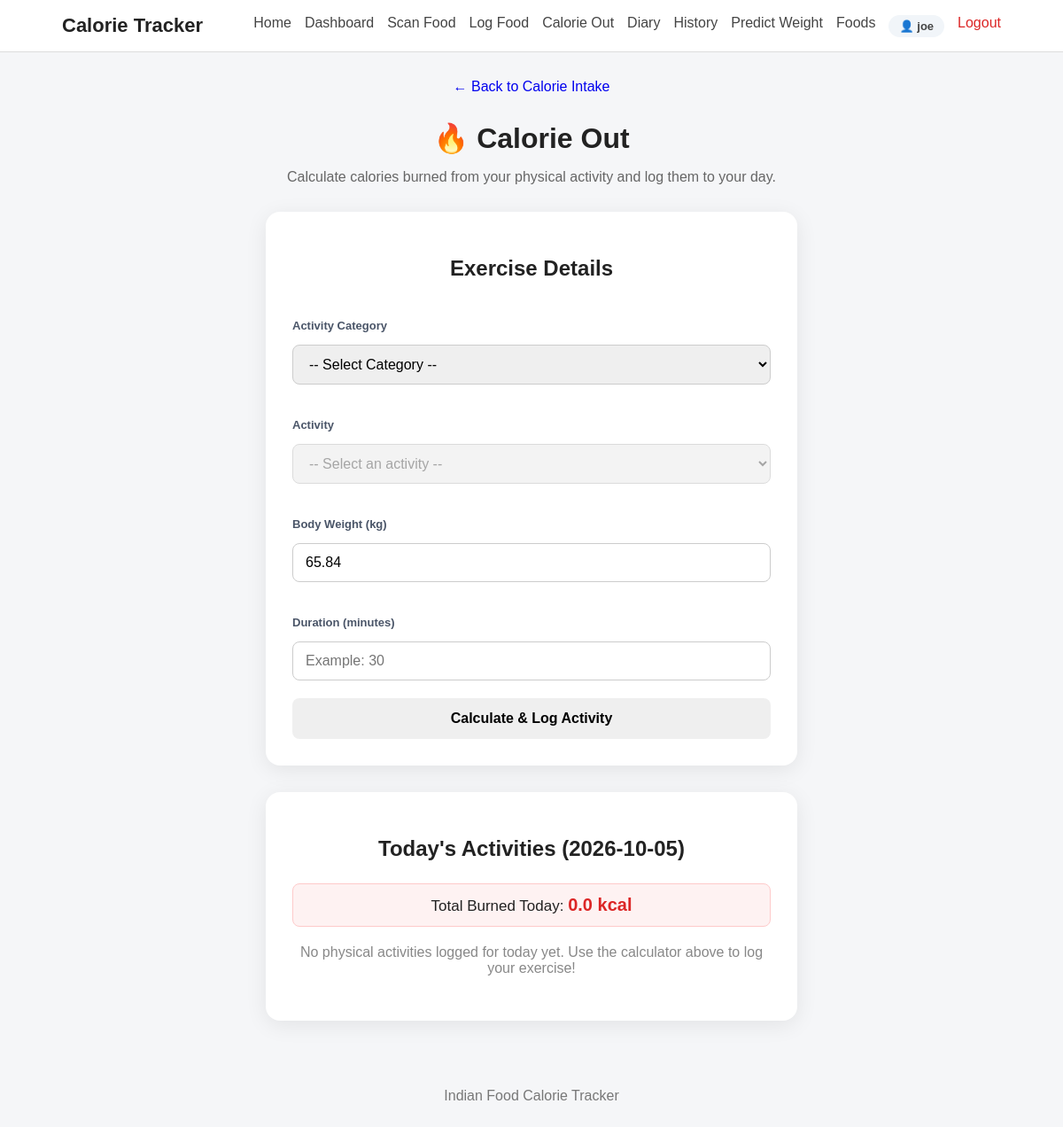
Page /calorie-out (signed in) on the earlier database version.
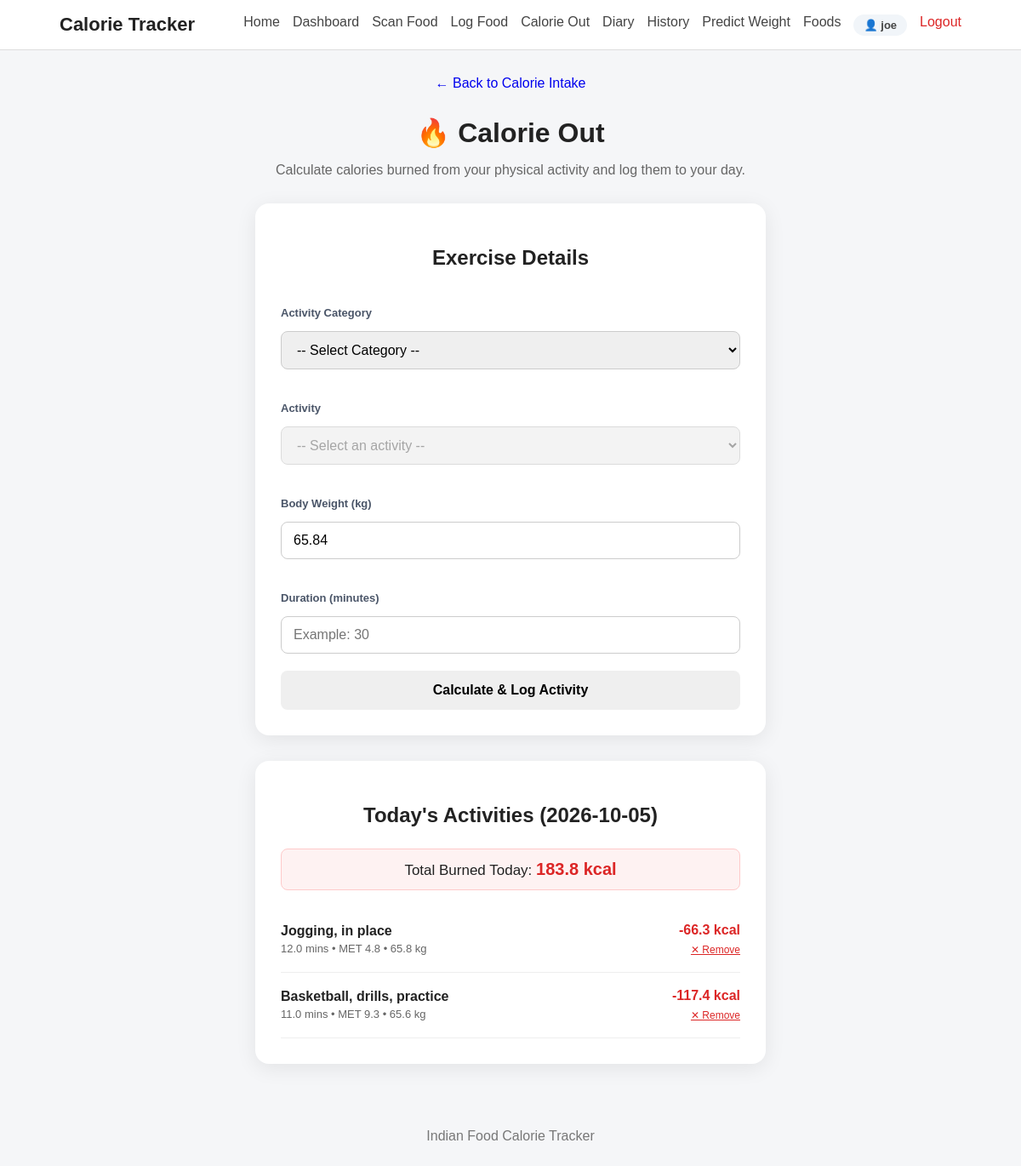
Same page on the later database version.
### tables this page shows
CREATE TABLE calorie_out_records (
            id INTEGER PRIMARY KEY AUTOINCREMENT,
            user_id INTEGER NOT NULL,
            activity TEXT NOT NULL,
            met REAL NOT NULL,
            weight_kg REAL NOT NULL,
            duration_minutes REAL NOT NULL,
            calories_burned REAL NOT NULL,
            recorded_date TEXT NOT NULL,
            created_at TIMESTAMP DEFAULT CURRENT_TIMESTAMP,
            FOREIGN KEY (user_id) REFERENCES users(id) ON DELETE CASCADE
        );

### app.py (the view)
@app.route("/calorie-out", methods=["GET"])
@login_required
def calorie_out():
    user_id = session.get("user_id")
    categories = get_activity_categories()
    latest_w = get_latest_weight(user_id)
    user_weight = latest_w["weight_kg"] if latest_w else None
    today = datetime.now().strftime("%Y-%m-%d")
    today_exercises = get_calorie_out_by_date(user_id, today)
    today_burned = get_calorie_out_total(user_id, today)
    return render_template(
        "calorie_out.html",
        categories=categories,
        user_weight=user_weight,
        today_exercises=today_exercises,
        today_burned=today_burned,
        today=today
    )

### app.py (called while the page is built)
def login_required(view_func):
    @wraps(view_func)
    def wrapped_view(*args, **kwargs):
        if not session.get("user_id"):
            flash("Please log in to access this page.", "error")
            return redirect(url_for("login", next=request.path))
        return view_func(*args, **kwargs)
    return wrapped_view

@app.context_processor
def inject_user():
    user_id = session.get("user_id")
    if user_id:
        user = get_user_by_id(user_id)
        if user:
            return {"current_user": user, "logged_in": True}
    return {"current_user": None, "logged_in": False}

### database.py (called while the page is built)
def get_connection():
    connection = sqlite3.connect(
        DATABASE_PATH
    )
    connection.row_factory = sqlite3.Row
    connection.execute("PRAGMA foreign_keys = ON")
    return connection

def get_user_by_id(user_id):
    connection = get_connection()
    cursor = connection.cursor()
    cursor.execute("SELECT * FROM users WHERE id = ?", (user_id,))
    user = cursor.fetchone()
    connection.close()
    return user

### services/calorie_burn_service.py (called while the page is built)
def get_activity_categories():
    categories = (
        met_data["Actvitiy"]
        .dropna()
        .unique()
        .tolist()
    )
    return sorted(categories)

### templates/calorie_out.html (shortened to what this page needs)
{% extends "base.html" %}
{% block content %}
<div class="page-header">
    <a href="{{ url_for('home') }}" class="back-link">
        ← Back to Calorie Intake
    </a>
    <h1>🔥 Calorie Out</h1>
    <p>
        Calculate calories burned from your physical activity and log them to your day.
    </p>
</div>
<div class="calorie-out-card">
    <h2>Exercise Details</h2>
    <form id="calorieOutForm">
        <div class="form-group">
            <label for="category">Activity Category</label>
            <select id="category" required>
                <option value="">-- Select Category --</option>
            </select>
        </div>
        <div class="form-group">
            <label for="activity">Activity</label>
            <select id="activity" required disabled>
                <option value="">-- Select an activity --</option>
            </select>
        </div>
        <div class="form-group">
            <label for="weight">Body Weight (kg)</label>
            <input
                type="number"
                id="weight"
                min="1"
                max="500"
                step="0.1"
                placeholder="Example: 65"
                value="{{ user_weight if user_weight else '' }}"
                required
            >
        </div>
        <div class="form-group">
            <label for="duration">Duration (minutes)</label>
            <input
                type="number"
                id="duration"
                min="1"
                max="1440"
                step="1"
                placeholder="Example: 30"
                required
            >
        </div>
        <button
            type="submit"
            class="calculate-btn"
            id="calculateBtn"
        >
            Calculate &amp; Log Activity
        </button>
    </form>
</div>
<div class="calorie-out-card" style="margin-top: 30px;">
    <h2>Today's Activities ({{ today }})</h2>
    <div style="text-align: center; margin-bottom: 20px; font-size: 17px; background: #fef2f2; padding: 12px; border-radius: 8px; border: 1px solid #fecaca;">
        Total Burned Today: <strong style="color: #dc2626; font-size: 20px;">{{ "%.1f"|format(today_burned) }} kcal</strong>
    </div>
    {% if today_exercises %}
        <div class="exercises-list">
            {% for ex in today_exercises %}
            <div class="diary-entry" style="align-items: center;">
                <div>
                    <h3 style="margin-bottom: 4px; font-size: 16px;">{{ ex.activity }}</h3>
                    <p style="margin: 0; color: #666; font-size: 13px;">
                        {{ ex.duration_minutes }} mins &bull; MET {{ ex.met }} &bull; {{ ex.weight_kg }} kg
                    </p>
                </div>
                <div style="text-align: right;">
                    <strong style="font-size: 16px; color: #dc2626; display: block;">
                        -{{ "%.1f"|format(ex.calories_burned) }} kcal
                    </strong>
                    <form action="{{ url_for('delete_exercise', record_id=ex.id) }}" method="POST" style="margin-top: 4px;" onsubmit="return confirm('Remove this exercise entry?');">
                        <button type="submit" style="background: none; border: none; color: #dc2626; font-size: 12px; cursor: pointer; padding: 0; text-decoration: underline;">
                            ✕ Remove
                        </button>
                    </form>
                </div>
            </div>
            {% endfor %}
        </div>
    {% else %}
        <p style="text-align: center; color: #888; margin: 20px 0;">
            No physical activities logged for today yet. Use the calculator above to log your exercise!
        </p>
    {% endif %}
</div>
{% endblock %}

Differences in the rows shown:
added calorie_out_records: activity "Jogging, in place", duration_minutes "12.0", met "4.8", weight_kg "65.8", calories_burned "66.3"
added calorie_out_records: activity "Basketball, drills, practice", duration_minutes "11.0", met "9.3", weight_kg "65.6", calories_burned "117.4"
Other differences:
{{ "%.1f"|format(today_burned) }}: "0.0" → "183.8"
text no longer shown: "No physical activities logged for today yet. Use the calculator above to log your exercise!"
